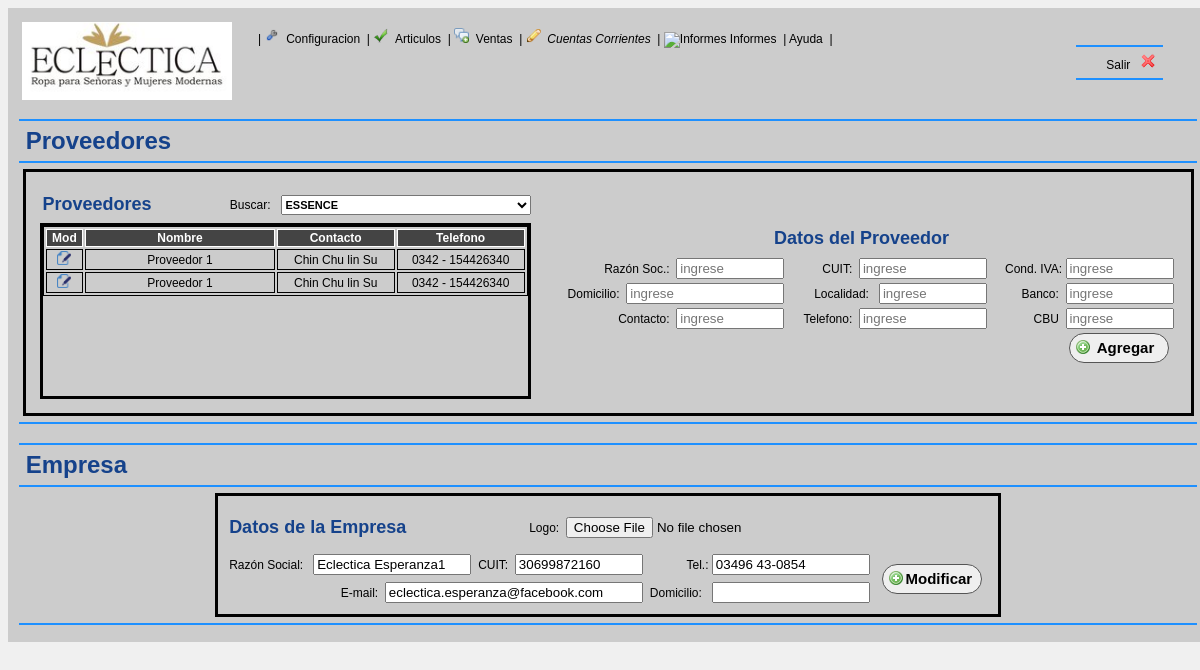
Page /indexProv.php on the earlier database version.
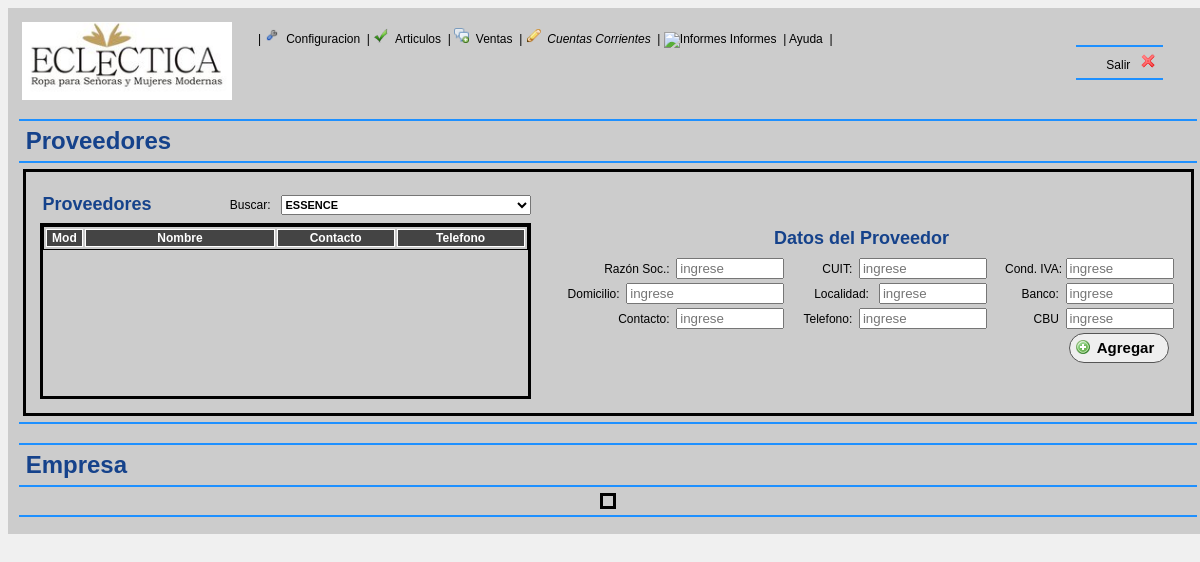
Same page on the later database version.
### tables this page shows
CREATE TABLE IF NOT EXISTS `proveedor` (
  `idProveedor` int(11) NOT NULL AUTO_INCREMENT,
  `nombreProveedor` varchar(45) DEFAULT NULL,
  `cuitProveedor` varchar(13) NOT NULL,
  `condIvaProveedor` varchar(50) NOT NULL,
  `direccionProveedor` varchar(150) DEFAULT NULL,
  `localidadProveedor` varchar(11) NOT NULL,
  `telefonoProveedor` varchar(45) DEFAULT NULL,
  `contactoProveedor` varchar(100) NOT NULL,
  `bancoProveedor` varchar(100) NOT NULL,
  `cbuProveedor` varchar(100) NOT NULL,
  PRIMARY KEY (`idProveedor`)
);

CREATE TABLE IF NOT EXISTS `empresa` (
  `idEmpresa` int(11) NOT NULL AUTO_INCREMENT,
  `nombreEmpresa` varchar(45) DEFAULT NULL,
  `dirEmpresa` varchar(50) NOT NULL,
  `cuitEmpresa` varchar(13) NOT NULL,
  `telEmpresa` varchar(20) NOT NULL,
  `emailEmpresa` varchar(100) NOT NULL,
  `logoEmpresa` varchar(200) NOT NULL,
  PRIMARY KEY (`idEmpresa`)
);

### base/manejoMySQL.php (called while the page is built, shortened)
<?php
Class manejoMySQL {
	var $host='localhost';
	var $database='ecleptica';
	var $username='root';
	var $password='';
	function consultar($strSql,&$arrResultado){
		$conexion = mysqli_connect($this->host,$this->username,$this->password,$this->database);
		$objRs = mysqli_query($conexion,$strSql);
		$arrResultado = mysqli_fetch_all($objRs,MYSQLI_ASSOC);
	}
}
?>

### classes/proveedor/proveedor.php (called while the page is built, shortened)
<?php
Class proveedor {
	public function proveedoresDisponibles(){
		require_once (__DIR__.'\..\..\base\manejoMySQL.php');
		$objManejoMySQL= new manejoMySQL();
		$strSql="	SELECT * FROM `proveedor`
					ORDER BY `nombreProveedor` ASC";
		$arrResultado=null;
		$objManejoMySQL->consultar($strSql, $arrResultado);
		return $arrResultado;
	}
}

### classes/empresa/empresa.php (called while the page is built, shortened)
<?php
Class empresa {
	public function datosEmpresa(){
		require_once (__DIR__.'\..\..\base\manejoMySQL.php');
		$objManejoMySQL= new manejoMySQL();
		$strSql="	SELECT * FROM `empresa`
					WHERE idEmpresa=1";
		$arrResultado=null;
		$objManejoMySQL->consultar($strSql, $arrResultado);
		return $arrResultado;
	}
}

### views/proveedor/abmProveedor.php (the view)
<?php require_once 'classes/proveedor/proveedor.php'; $proveedorList=new proveedor(); $proveedores=$proveedorList->
	proveedoresDisponibles(); ?>
	<h1 style="text-align: left;">
		&nbsp;Proveedores &nbsp;
	</h1>
	<hr />
	<table class="tablaProv">
		<tr>
			<td>
				<table style="width:500px">
					<tr style="vertical-align: middle;">
						<td>
							<table style="width: 100%;">
								<tr>
									<td style="text-align: Left; ">
										<h2>
											Proveedores
										</h2>
									</td>
									<td style="text-align: Right; ">
										Buscar: &nbsp;
										<select name="select" class="textProv" style="width:250px">
											<option selected="selected">
												ESSENCE
											</option>
										</select>
									</td>
								</tr>
							</table>
							<div class="scrolProv">
								<table class="formuProv" style="width: 100%;">
									<tr style="text-align: center;">
										<td style="width: 8%;">
											Mod
										</td>
										<td width="40">
											Nombre
										</td>
										<td width="25%">
											Contacto
										</td>
										<td width="27%">
											Telefono
										</td>
									</tr>
									<?php foreach ($proveedores as $proveedor) { ?>
										<tr style='text-align: center'>
											<td>
												<a  tite='Modificar datos del empleado' href='./actions/proveedor/camposProveedor.php?id="<?php echo $proveedor[ "idProveedor"]?>"'><img src='./imagenes/iconos/edit.png' width='14' height='14' /></a>
											</td>
											<td>
												<?php echo $proveedor[ 'nombreProveedor']?>
											</td>
											<td>
												<?php echo $proveedor[ 'contactoProveedor']?>
											</td>
											<td>
												<?php echo $proveedor[ 'telefonoProveedor']?>
											</td>
										</tr>
										<?php }?>
								</table>
							</div>
						</td>
					</tr>
				</table>
			</td>
			<td>
				<table style="width:635px;">
					<tr style="vertical-align: middle;">
						<td style="text-align: center;">
							<form action="actions/proveedor/guardarProveedor.php">
								<table style="width:630px; ">
									<tr style="vertical-align: middle;">
										<td style="text-align: center;" colspan="4 ">
											<h2>
												Datos del Proveedor
											</h2>
										</td>
									</tr>
									<tr>
										<td style=" text-align:Right; ">
											Razón Soc.:&nbsp;
											<input type="text " style="width: 100px; " maxlength="50px " name="nombreProveedor" placeholder="ingrese " />
										</td>
										<td style=" text-align:Right; ">
											CUIT:&nbsp;
											<input type="text " style="width: 120px; " maxlength="50px " name="cuitProveedor" placeholder="ingrese " />
										</td>
										<td style=" text-align:Right; ">
											Cond. IVA:
											<input type="text " style="width: 100px; " maxlength="50px " name="condIvaProveedor" placeholder="ingrese " />
										</td>
									</tr>
									<tr>
										<td style=" text-align:Right; ">
											Domicilio:&nbsp;
											<input type="text " style="width: 150px; " name="direccionProveedor" placeholder="ingrese " />
										</td>
										<td style=" text-align:Right; ">
											Localidad:&nbsp;&nbsp;
											<input type="text " style="width: 100px; " maxlength="50px " name="localidadProveedor" placeholder="ingrese " />
										</td>
										<td style=" text-align:Right; ">
											Banco:&nbsp;
											<input type="text " style="width: 100px; " name="bancoProveedor" placeholder="ingrese "/>
										</td>
									</tr>
									<tr>
										<td style=" text-align:Right; ">
											Contacto:&nbsp;
											<input type="text " style="width: 100px; " maxlength="50px " name="contactoProveedor" placeholder="ingrese " />
										</td>
										<td style=" text-align:Right; ">
											Telefono:&nbsp;
											<input type="text " style="width: 120px; " maxlength="50px " name="telefonoProveedor" placeholder="ingrese " />
										</td>
										<td style=" text-align:Right; ">
											CBU&nbsp;
											<input type="text " style="width: 100px; " maxlength="50px " name="cbuProveedor" placeholder="ingrese " />
										</td>
									</tr>
									<tr>
										<td style="text-align: right;" colspan="3">
											<input type="submit" value="Agregar" class="buttonProv" />
										</td>
									</tr>
								</table>
							</form>
						</td>
					</tr>
				</table>
			</td>
		</tr>
	</table>

### indexProv.php (shortened to what this page needs)
<!DOCTYPE HTML>
<head>
	<link rel="stylesheet" href="<?php echo EMPLEADOS_STYLE_PATH;?>css.css" type="text/css" />
    <link rel="stylesheet" href="<?php echo EMPLEADOS_STYLE_PATH;?>cssProv.css" type="text/css" />
</head>
<body>
	<center>
		<table class="tablaGral">
			<tr>
				<td>
					<?php include_once './encabezado.php'; ?>
				</td>
			</tr>
			<tr>
				<td>
					<hr />
					<?php include_once './views/proveedor/abmProveedor.php'?>
						<hr />
				</td>
			</tr>
            <tr>
				<td>
					<hr />
					<?php include_once './views/empresa/abmEmpresa.php'?>
						<hr />
				</td>
			</tr>
		</table>
	</center>
</body>
</html>

### encabezado.php
<table style="width:1150px;text-align: left;">
	<tr >
		<td  style="width: 230px;"  >
		    <img src="./imagenes/logos/logo.png" height="78"/>
		</td>
		<td style="vertical-align: top; padding-top: 5px; text-align: left;">
				<div style="text-align:left;" > <?php include_once 'menuGral.php' ?></div>
		</td>
		<td style="width: 200px;" >
			<table class="msg_user" align="Right">
				<tr>
                    <td> <hr />&nbsp;&nbsp;&nbsp;&nbsp;<a href="index.php?close=1"> &nbsp;&nbsp;&nbsp;&nbsp;Salir &nbsp;&nbsp;<img src="./imagenes/iconos/cross.png" title="Salir"/></a>&nbsp;&nbsp; <hr />
				</td>
                </tr>
            </table>
		</td>
	</tr>
</table>

### menuGral.php (shortened to what this page needs)
<link rel="stylesheet" type="text/css" href="./fancy/source/jquery.fancybox.css?v=2.1.5" media="screen" />
<table cellspacing="1px">
	<tr>
		<td width="100%">
			|
			<a href="javascript:mostrarOcultarTablas('configuracion')";>
			<img src="./imagenes/iconos/reparacion.png" height="15px" title="Configuracion"/>
			&nbsp;Configuracion&nbsp;
			</a>
			|
			<a href="javascript:mostrarOcultarTablas('prendas')">
			<img src="./imagenes/iconos/1.png" height="15px" title="Prendas"/>
			&nbsp;Articulos&nbsp;
			</a>
			|
			<a href="#">
			<img src="./imagenes/iconos/msg.png" height="15px" title="Ventas"/>
			&nbsp;Ventas&nbsp;
			</a>
			|
			<a class="fancybox fancybox.iframe" href="form05cc.php" style="font-style: italic; "  >
			<img src="./imagenes/iconos/25.png" height="15px" title="Cuentas Corrientes" />
			&nbsp;Cuentas Corrientes&nbsp;
			</a>
			|
			<a href="#"><img src="./imagenes/iconos/24.png" height="15px" title="Informes"/>&nbsp;Informes&nbsp;</a>
			|
			<a href="./help/index.html" target="_blank">
            Ayuda&nbsp;</a>
			|
		</td>
	</tr>
</table>

### views/empresa/abmEmpresa.php
	<?php
				require_once 'classes/empresa/empresa.php';
				$empresaList = new empresa();
				$empresas = $empresaList->datosEmpresa();
				?>
<h1 style="text-align: left;">
	&nbsp;Empresa &nbsp;
</h1>
<hr />
<form action="actions/empresa/moificarEmpresa.php" >
<table class="tablaProv">
	 <?php
					foreach ($empresas as $empresa) {
					?>
    <tr>
		<td style="text-align: left; height: 40px;">
			<h2>
				Datos de la Empresa
			</h2>
		</td>
		<td colspan="2">
			Logo:&nbsp;
			<input type="file" id="logoEmpresa" name="logoEmpresa" title="Seleccionar archivo desde su PC" accept="image/x-png, image/gif, image/jpeg" />
		</td>
		</td>
	</tr>
	<tr>
		<td style=" text-align:Right; ">
			Razón Social:&nbsp;&nbsp;
			<input type="text" style="width: 150px;" maxlength="50px" name="nombreEmpresa" value="<?php echo $empresa['nombreEmpresa'];?>"/>
		</td>
		<td style=" text-align:Right; ">
			CUIT:&nbsp;
			<input type="text" style="width: 120px;" maxlength="50px" name="cuitEmpresa" value="<?php echo $empresa['cuitEmpresa'];?>"/>
		</td>
		<td style=" text-align:Right;">
			Tel.:
			<input type="text" style="width: 150px;" maxlength="50px" name="telEmpresa" value="<?php echo $empresa['telEmpresa'];?>"/>
		</td>
		<td style="text-align: right;" rowspan="3">
			<input type="submit" name="pNuevo" value="Modificar" class="buttonProv"/>
	</tr>
	<tr>
		<td style=" text-align:Right;" colspan="2">
			E-mail:&nbsp;
			<input type="text" style="width: 250px;" name="emailEmpresa" value="<?php echo $empresa['emailEmpresa'];?>"/>
		</td>
		<td style=" text-align:Right; ">
			Domicilio:&nbsp;&nbsp;
			<input type="text" style="width: 150px;" maxlength="50px" name="dirEmpresa" value="<?php echo $empresa['dirEmpresa'];?>"/>
		</td>
	</tr>
    	<?php }?>
</table>
</form>

### css/css.css (style rules this page uses)
body { font-family:Verdana, Geneva, Arial, Helvetica, sans-serif; font-size: 12px; background-color:#F0F0F0; }
Table.tablaGral { background-color: #cccccc; width:1200px; border-spacing: 5px; padding: 5px; }
a { text-decoration: none; font-size: 13 px; color:#000000; background: inherit; }
h1,h2,h3,h4,h5,h6 { color: #15428B; margin-top: 5px; margin-bottom:5px; }
hr { color: #1E90FF; background-color: #1E90FF; height: 2px; border: 0px; }
img { border: 0; }

### css/cssProv.css (style rules this page uses)
table.tablaProv { border-spacing: 5px; padding: 5px; border: solid; margin: 0 auto; text-align: center; }
Table.formuProv,Table.formuProv td { border: 1px solid; }
Table.formuProv tr:first-child { font-weight: bold; color:#fff; background-color: #444; border-bottom:1px #000 solid; text-align:left; }
.buttonProv:enabled { height: 30px; font-size: 15px; font-weight: bold; width: 100px; color:black; padding-left: 20px; cursor:hand; cursor:pointer; margin-left:5px; margin-right:5px; outline-width:0px; background-position:5px 5px; text-decoration: none; background-repeat: no-repeat; border-radius: 20px; border:1px solid #555555; background-image: url(../imagenes/iconos/add.png ); }
.textProv { height: 20px; background-color: #ProvProvProv; width: 120px; font-size: 11px; font-weight: bold; cursor:hand; cursor:pointer; }
div.scrolProv { overflow: auto; height: 170px; border: solid; width: 485px; }

Differences in the rows shown:
removed proveedor: nombreProveedor "Proveedor 1", contactoProveedor "Chin Chu lin Su", telefonoProveedor "0342 - 154426340"
removed proveedor: nombreProveedor "Proveedor 1", contactoProveedor "Chin Chu lin Su", telefonoProveedor "0342 - 154426340"
removed empresa: nombreEmpresa "Eclectica Esperanza1", cuitEmpresa "30699872160", telEmpresa "03496 43-0854", emailEmpresa "eclectica.esperanza@facebook.com"
